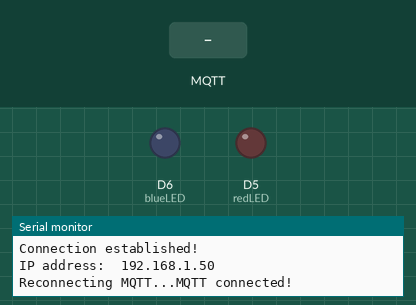
This sketch was run on a simulated ESP8266 (Wemos D1 mini). Shown: output pins drawn as LEDs (lit = HIGH), the last lines printed to the serial monitor. The test bench sets the inputs (shaded band). WiFi joins after 1.5 s; servers stay silent unless stated; no MQTT or app messages arrive unless stated.

Above: at 3.2 s.
3.3 s: MQTT message "on" arrives on the first subscribed topic
At 4.3 s:
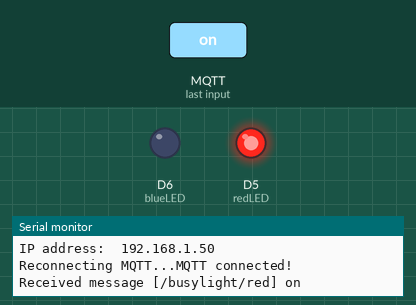
4.8 s: MQTT message "on" arrives on the second subscribed topic
At 5.4 s:
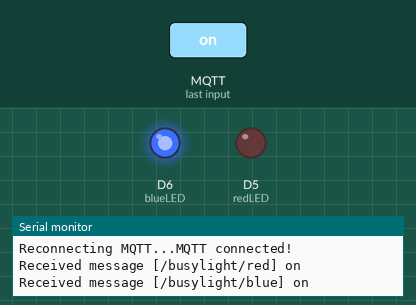
6.3 s: MQTT message "on" arrives on the third subscribed topic
At 7.7 s:
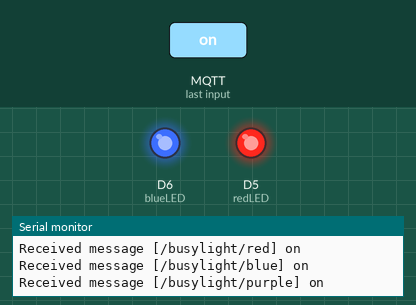
Timing chart, 0 to 9.3 s (numbered marks = the images above; inputs shaded):
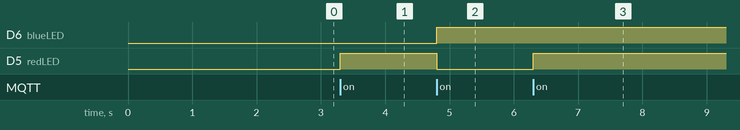

Measured:
- after the input at 3.3 s, D5 (redLED): LOW → HIGH at once
- after the input at 4.8 s, D6 (blueLED): LOW → HIGH at once; D5 (redLED): HIGH → LOW at once
- after the input at 6.3 s, D5 (redLED): LOW → HIGH at once

The sketch:

busylight.ino
```cpp
#include <ESP8266WiFi.h>
#include <PubSubClient.h>

const char* SSID = "Devicefunk";
const char* PSK = "xyz";
const char* MQTT_BROKER = "192.168.10.4";

WiFiClient espClient;
PubSubClient client(espClient);

int blueLED = D6;
int redLED = D5;

void setup() {
  Serial.begin(115200);
  delay(10);
  Serial.println('\n');
  setup_wifi();
  client.setServer(MQTT_BROKER, 1883);
  client.setCallback(mqtt_callback);
  connect_mqtt();
  client.publish("/busylight/status", "online");

  pinMode(blueLED, OUTPUT);
  pinMode(redLED, OUTPUT);
  digitalWrite(blueLED, LOW);
  digitalWrite(redLED, LOW);

}

void setup_wifi() {
  Serial.print("Connecting to ");
  Serial.print(SSID);
  Serial.println("...");

  WiFi.mode(WIFI_STA);
  WiFi.hostname("simon-busylight");
  WiFi.begin(SSID, PSK);

  int i = 0;
  while(WiFi.status() != WL_CONNECTED) {
    delay(1000);
    Serial.print(++i);
    Serial.print(' ');
  }

  Serial.println('\n');
  Serial.println("Connection established!");
  Serial.print("IP address:\t");
  Serial.println(WiFi.localIP());
}
void mqtt_callback(String topic, byte* message, unsigned int length) {
  Serial.print("Received message [");
  Serial.print(topic);
  Serial.print("] ");
  String messageTemp;

  for (int i = 0; i < length; i++) {
    Serial.print((char)message[i]);
    messageTemp += (char)message[i];
  }
  Serial.println();

  if (topic=="/busylight/red") {
    if (messageTemp == "on"){
      digitalWrite(blueLED, LOW);
      digitalWrite(redLED, HIGH);
    } else if (messageTemp == "off"){
      digitalWrite(redLED, LOW);
    }
  }
  if (topic=="/busylight/blue") {
    if (messageTemp == "on"){
      digitalWrite(redLED, LOW);
      digitalWrite(blueLED, HIGH);
    } else if (messageTemp == "off") {
      digitalWrite(blueLED, LOW);
    }
  }
  if (topic=="/busylight/purple") {
    if (messageTemp == "on"){
      digitalWrite(redLED, HIGH);
      digitalWrite(blueLED, HIGH);
    } else if (messageTemp == "off") {
      digitalWrite(redLED, LOW);
      digitalWrite(blueLED, LOW);
    }
  }
}
void connect_mqtt() {
  while (!client.connected()) {
    Serial.print("Reconnecting MQTT...");
    if (!client.connect("BusylightClient")) {
      Serial.print("failed, rc=");
      Serial.print(client.state());
      Serial.println(" retrying in 5 seconds");
      delay(5000);
    }
  }
  client.subscribe("/busylight/red");
  client.subscribe("/busylight/blue");
  client.subscribe("/busylight/purple");
  Serial.println("MQTT connected!");
}

void loop() {
  if (!client.connected()) {
    connect_mqtt();
  }
  client.loop();
}
```
